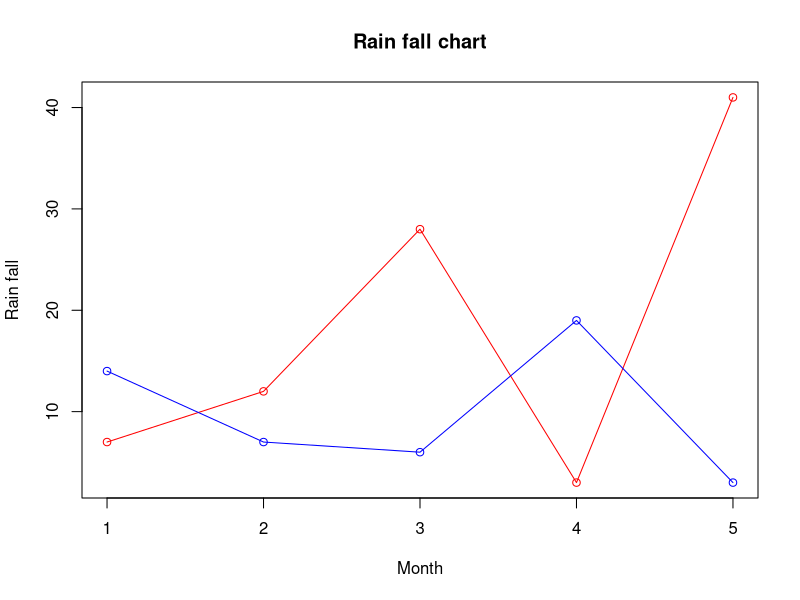

The R source for this figure:
v <- c(7,12,28,3,41)
t <- c(14,7,6,19,3)
plot(v,type = "o",col = "red", xlab = "Month", ylab = "Rain fall", main = "Rain fall chart")

lines(t, type = "o", col = "blue")
